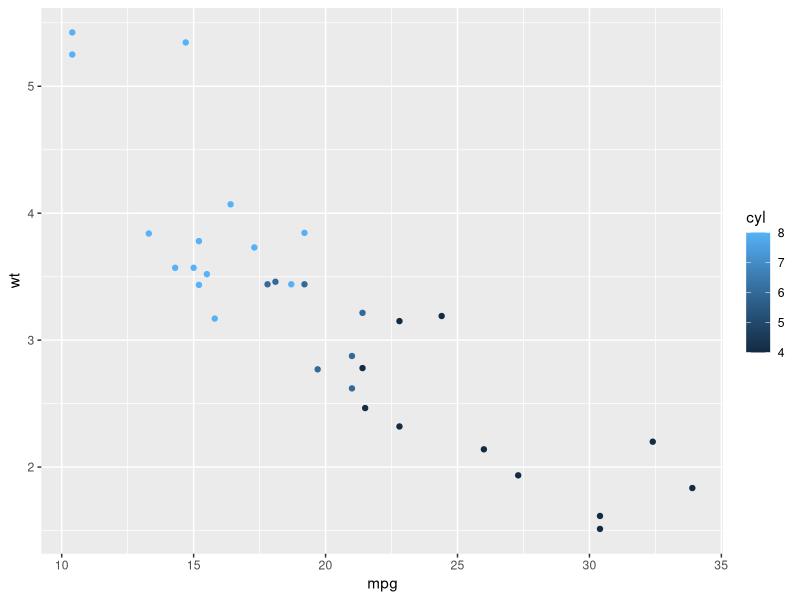

Reproduce this figure in R.
## R for Excel Analysts
5 + 5

### Excel LEN function equivalent
nchar("John")

## Upper Cases
toupper("bhavesh")

## ggplot2 plotting
library(ggplot2)
qplot(x=mpg, y=wt, data =mtcars, colour = cyl)


## R Programming Basics
# Assigning Variables
a =5
b= 6
Total = a+b
Total
## Conditions
 # Equality : ==
 # Not Equal: !=
 # Greater/Less than: > or < 
 # Greater/Less than or equal to : >= or <=

# Does 8 equal 2?
 8 == 2
# Is 10 less than or equal to 15
 10 <= 15
# Does TRUE not equal TRUE?
 TRUE !=TRUE
 